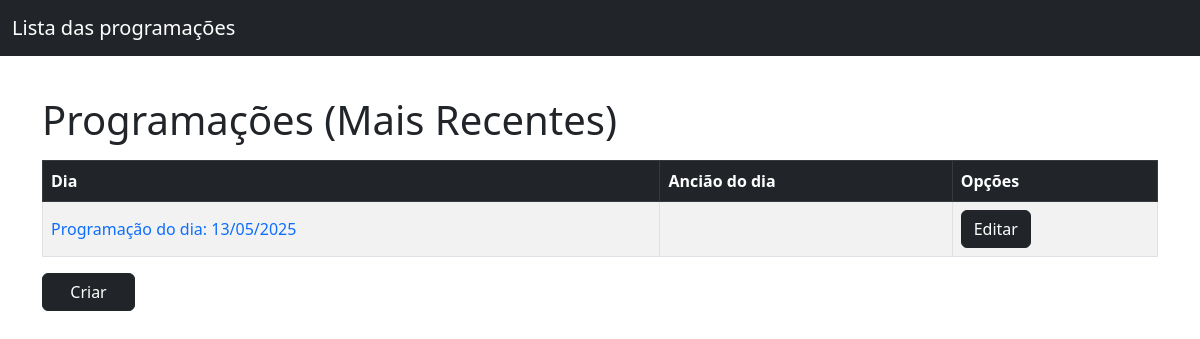
/prog/, run on an earlier commit of the app's database.
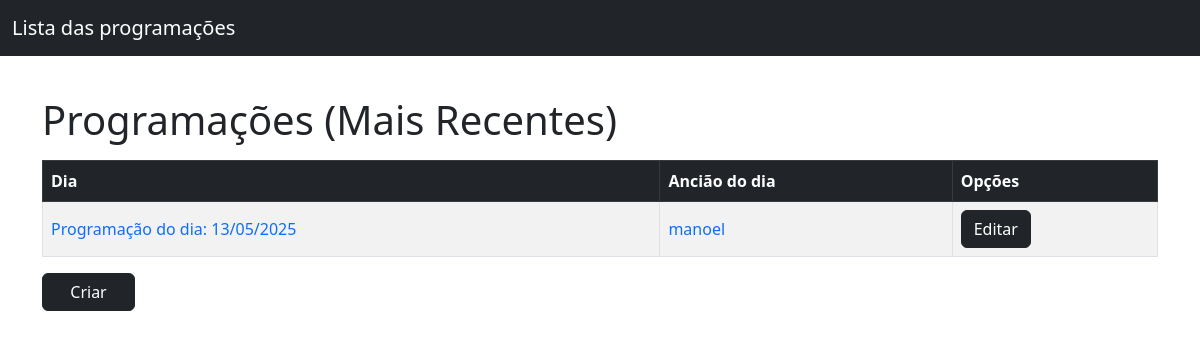
And on a later commit of the database.
### ProgSabado/models.py (models this page shows, shortened)
class Programacao(models.Model):
    data = models.DateField()
    anciao_do_dia = models.ForeignKey(
        User,  # Modelo de usuário
        on_delete=models.SET_NULL,  # Se o usuário for excluído, o campo ficará como NULL
        null=True,  # Permite que o valor seja NULL no banco de dados
        blank=True,  # Permite que o campo seja deixado vazio no formulário
        related_name='programacoes',  # Relacionamento reverso
        verbose_name='Ancião do Dia'  # Nome visível no admin
    )

### ProgSabado/views.py (the view)
# urls.py: path('', listar_programacoes, name='listar_programacoes'),
def listar_programacoes(request):
    programacoes = Programacao.objects.order_by('-data')  # Ordena pela data, mais recente primeiro
    return render(request, 'listar_programacoes.html', {'programacoes': programacoes})

### ProgSabado/templates/listar_programacoes.html (shortened to what this page needs)
{% extends 'base_prog.html' %}
{% block content %}
    <div class="row">
        <div class="col">
            <h1 class="my-3">Programações (Mais Recentes)</h1>
            <table class="table table-striped table-bordered">
                <thead class="table-dark">
                <tr>
                    <th>Dia</th>
                    <th>Ancião do dia</th>
                    <th>Opções</th>
                </tr>
                </thead>
                <tbody>
                {% for programacao in programacoes %}
                    <tr>
                        <td>
                            <a href="{% url 'detalhes_programacao' programacao.id %}" class="text-decoration-none">
                                Programação do dia: {{ programacao.data|date:"d/m/Y" }}
                            </a>
                        </td>
                        <td>
                            <a href="{% url 'detalhes_programacao' programacao.id %}" class="text-decoration-none">
                                {{ programacao.anciao_do_dia|default_if_none:"" }}
                            </a>
                        <td><a class="btn btn-dark" href="/admin/ProgSabado/programacao/{{ programacao.id }}" class="text-decoration-none">Editar</a>
                        </td>
                        </td>
                    </tr>
                {% empty %}
                    <tr>
                        <td colspan="2" class="text-danger">Nenhuma programação disponível.</td>
                    </tr>
                {% endfor %}
                </tbody>
            </table>
        </div>
    </div>
        <a class="btn btn-dark col-1" href="/admin/ProgSabado/programacao">Criar</a>
{% endblock content %}

What changed in the data, as far as the page shows it:
changed Programacao: anciao_do_dia (not shown) → "manoel"
